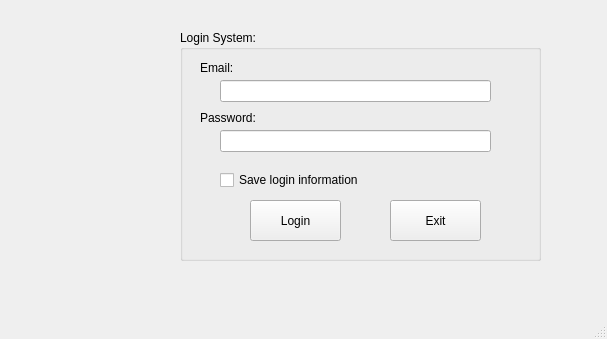
<?xml version="1.0" encoding="UTF-8"?>
<ui version="4.0">
 <class>MainWindow</class>
 <widget class="QMainWindow" name="MainWindow">
  <property name="geometry">
   <rect>
    <x>0</x>
    <y>0</y>
    <width>607</width>
    <height>339</height>
   </rect>
  </property>
  <property name="windowTitle">
   <string>MainWindow</string>
  </property>
  <widget class="QWidget" name="centralwidget">
   <widget class="QLabel" name="label_3">
    <property name="geometry">
     <rect>
      <x>40</x>
      <y>80</y>
      <width>121</width>
      <height>121</height>
     </rect>
    </property>
    <property name="text">
     <string/>
    </property>
    <property name="pixmap">
     <pixmap>../images/ic_login_screen.png</pixmap>
    </property>
    <property name="scaledContents">
     <bool>true</bool>
    </property>
   </widget>
   <widget class="QGroupBox" name="groupBox">
    <property name="geometry">
     <rect>
      <x>180</x>
      <y>30</y>
      <width>361</width>
      <height>231</height>
     </rect>
    </property>
    <property name="title">
     <string>Login System:</string>
    </property>
    <widget class="QLabel" name="label">
     <property name="geometry">
      <rect>
       <x>20</x>
       <y>30</y>
       <width>55</width>
       <height>16</height>
      </rect>
     </property>
     <property name="text">
      <string>Email:</string>
     </property>
    </widget>
    <widget class="QLineEdit" name="lineEditEmail">
     <property name="geometry">
      <rect>
       <x>40</x>
       <y>50</y>
       <width>271</width>
       <height>22</height>
      </rect>
     </property>
    </widget>
    <widget class="QLabel" name="label_2">
     <property name="geometry">
      <rect>
       <x>20</x>
       <y>80</y>
       <width>61</width>
       <height>16</height>
      </rect>
     </property>
     <property name="text">
      <string>Password:</string>
     </property>
    </widget>
    <widget class="QLineEdit" name="lineEditPassword">
     <property name="geometry">
      <rect>
       <x>40</x>
       <y>100</y>
       <width>271</width>
       <height>22</height>
      </rect>
     </property>
     <property name="echoMode">
      <enum>QLineEdit::Password</enum>
     </property>
    </widget>
    <widget class="QCheckBox" name="checkBox">
     <property name="geometry">
      <rect>
       <x>40</x>
       <y>140</y>
       <width>181</width>
       <height>20</height>
      </rect>
     </property>
     <property name="text">
      <string>Save login information</string>
     </property>
    </widget>
    <widget class="QPushButton" name="pushButtonLogin">
     <property name="geometry">
      <rect>
       <x>70</x>
       <y>170</y>
       <width>91</width>
       <height>41</height>
      </rect>
     </property>
     <property name="text">
      <string>Login</string>
     </property>
     <property name="icon">
      <iconset>
       <normaloff>../images/ic_login_button.png</normaloff>../images/ic_login_button.png</iconset>
     </property>
    </widget>
    <widget class="QPushButton" name="pushButtonExit">
     <property name="geometry">
      <rect>
       <x>210</x>
       <y>170</y>
       <width>91</width>
       <height>41</height>
      </rect>
     </property>
     <property name="text">
      <string>Exit</string>
     </property>
     <property name="icon">
      <iconset>
       <normaloff>../images/ic_exit_button.png</normaloff>../images/ic_exit_button.png</iconset>
     </property>
    </widget>
   </widget>
  </widget>
  <widget class="QMenuBar" name="menubar">
   <property name="geometry">
    <rect>
     <x>0</x>
     <y>0</y>
     <width>607</width>
     <height>26</height>
    </rect>
   </property>
  </widget>
  <widget class="QStatusBar" name="statusbar"/>
 </widget>
 <resources/>
 <connections>
  <connection>
   <sender>pushButtonExit</sender>
   <signal>clicked()</signal>
   <receiver>MainWindow</receiver>
   <slot>close()</slot>
   <hints>
    <hint type="sourcelabel">
     <x>435</x>
     <y>246</y>
    </hint>
    <hint type="destinationlabel">
     <x>319</x>
     <y>171</y>
    </hint>
   </hints>
  </connection>
 </connections>
</ui>
